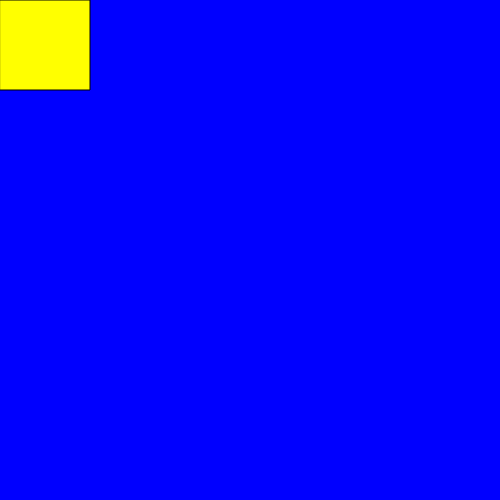
Frame 1 (no input)
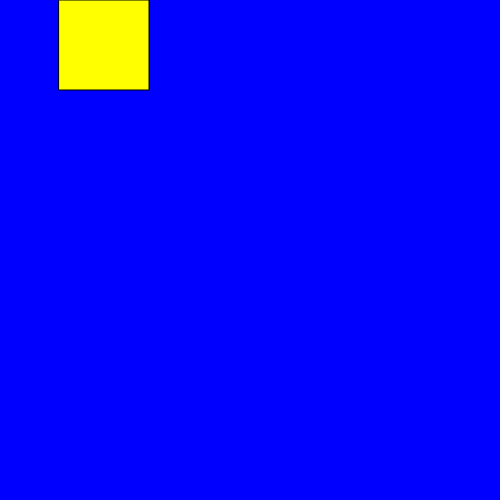
Frame 60 (no input)
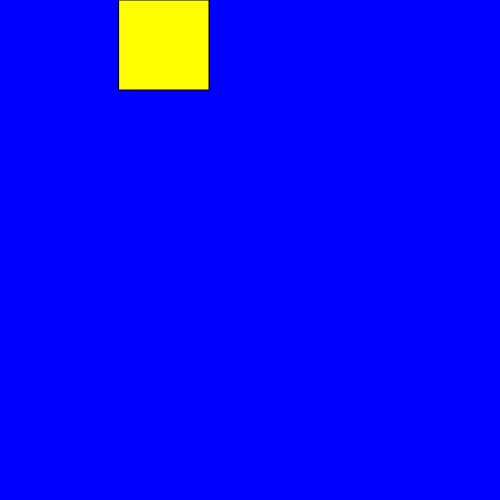
Frame 120 (the mouse pressed at the canvas centre since frame 60)

The p5.js sketch that drew these frames (run headless with seeded random() and noise() and a simulated clock; from frame 60 on, the mouse is pressed at the canvas centre):

// p5.js sketch
// ── sketch.js
let rectX = 0;
let rectWidth = 90;
let clickCount = 0;

function setup() {
  createCanvas(500, 500);
}

function draw() {
  background('blue');
  drawShape();
  rectX++;
  if(rectX > width) {
    noLoop();
    text('Your score was ' + clickCount, 100, 300);
  }
}

function mousePressed(){
  if((mouseX >= rectX && mouseX <= rectX + rectWidth) && (mouseY >= 0 &&  mouseY <= 90)) {
    clickCount++;
    console.log('hit', clickCount);
  }
}

function drawShape() {
  fill('yellow');
  rect(rectX, 0, rectWidth, 90);

}
